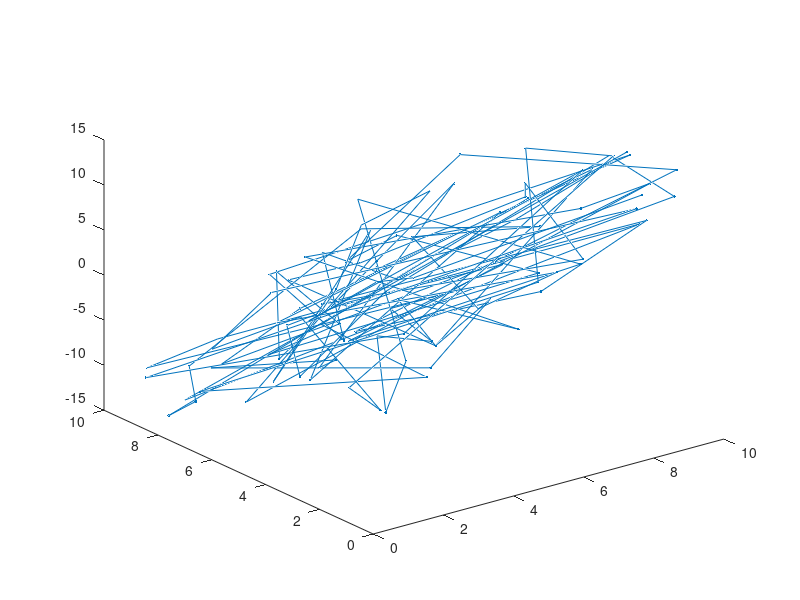

This chart was generated by the following MATLAB code: (Note: this script raises an error after producing the figure.)
P = dlmread('coords.txt');
Q = P(:,1);
R = P(:,2);
S = P(:,3);
figure; plot3(Q,R,S,'.-');
X = P.'
X = (P - repmat(mean(X),size(X,1),1))
X = (P - repmat(mean(P),[100 1])) ./ repmat(std(P),[100 1])
Cxx = cov(X)
[V, D] = eig(Cxx)